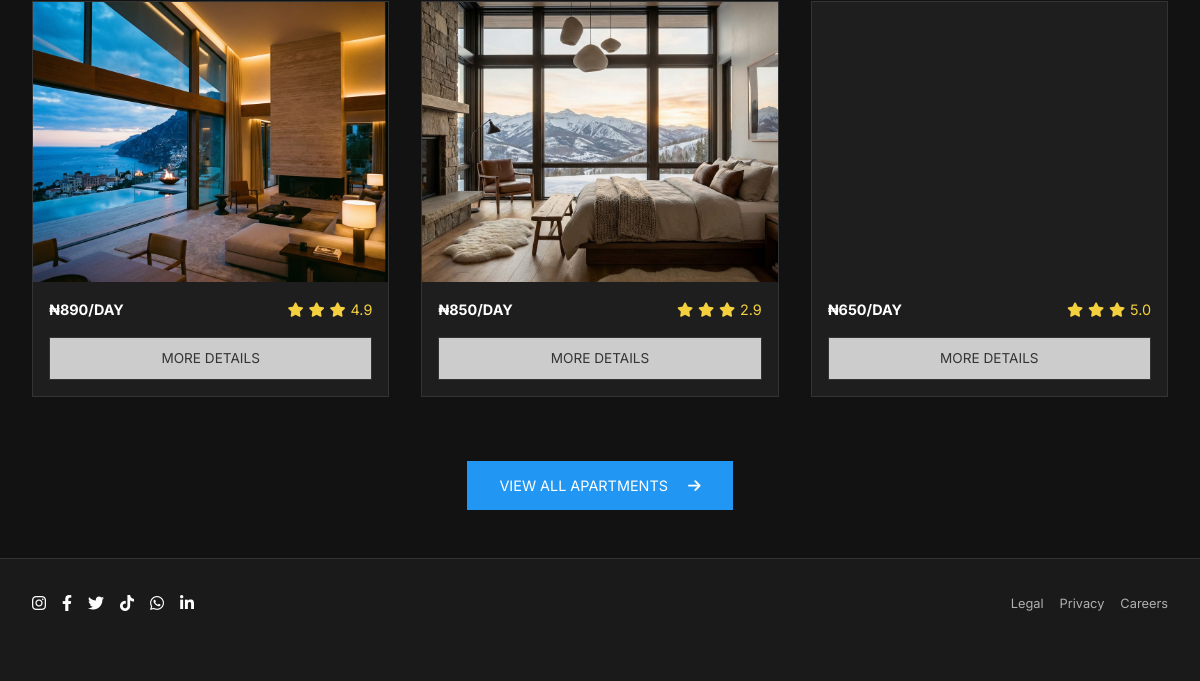
The app's page / (lower part), older data.
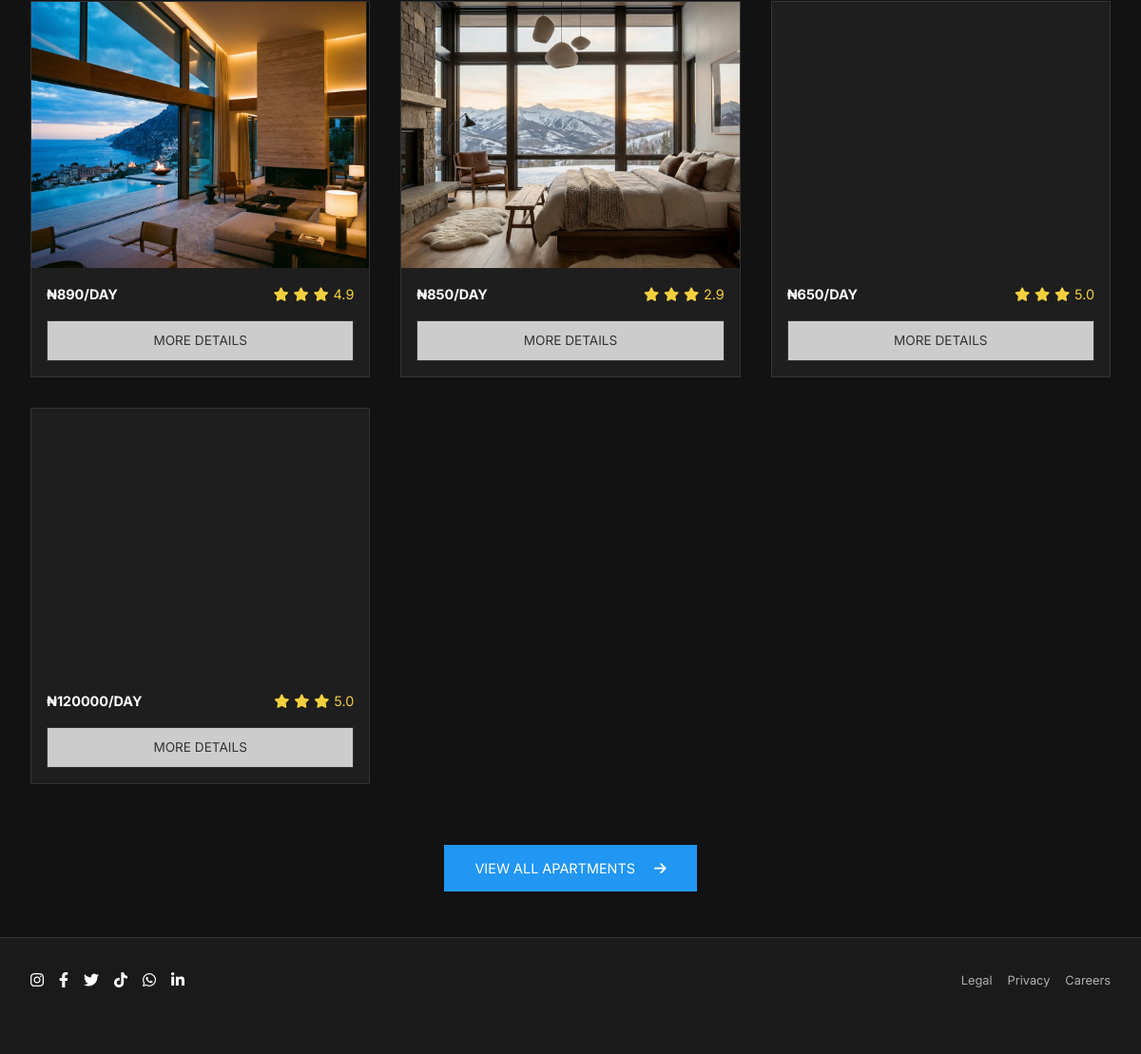
The same page, newer data.
### landing/models.py (models this page shows, shortened)
class RentalItem(models.Model):
    category = models.ForeignKey(Category, on_delete=models.CASCADE, related_name='items')
    name = models.CharField(max_length=200)
    description = models.TextField()
    price_per_day = models.DecimalField(max_digits=10, decimal_places=2)
    rating = models.DecimalField(max_digits=3, decimal_places=1, default=5.0)
    image = models.ImageField(upload_to='rentals/')
    video_url = models.URLField(blank=True, null=True, help_text="Link to YouTube or Vimeo video")
    is_featured = models.BooleanField(default=False)

### landing/views.py (the view)
# urls.py: path('', views.index, name='index'),
def index(request):
    cars = RentalItem.objects.filter(category__slug='cars', is_featured=True)
    apartments = RentalItem.objects.filter(category__slug='apartments', is_featured=True)
    return render(request, 'landing/index.html', {
        'cars': cars,
        'apartments': apartments
    })

### landing/templates/landing/index.html (shortened to what this page needs)
{% load static %}
<!DOCTYPE html>
<html lang="en">
<head>
    <link rel="stylesheet" href="{% static 'landing/css/style.css' %}">
    <link rel="stylesheet" href="https://cdnjs.cloudflare.com/ajax/libs/font-awesome/6.0.0/css/all.min.css">
</head>
<body>
    {% block content %}
    <main class="container">
        <section class="grid-section">
            <div class="items-grid">
                {% for apt in apartments %}
                <div class="item-card">
                    <div class="item-img"
                        style="background-image: url('{% static 'landing/images/' %}{{ apt.name|slugify }}.png');">
                    </div>
                    <div class="item-info">
                        <span class="price">₦{{ apt.price_per_day|floatformat:0 }}/DAY</span>
                        <span class="rating"><i class="fas fa-star"></i><i class="fas fa-star"></i><i
                                class="fas fa-star"></i> {{ apt.rating }}</span>
                    </div>
                    <div class="item-booking">
                        <a href="{% url 'item_detail' apt.id %}" class="btn-outline">MORE DETAILS</a>
                    </div>
                </div>
                {% empty %}
                <div class="item-card">
                    <div class="preview-placeholder">NO APARTMENTS AVAILABLE</div>
                </div>
                {% endfor %}
            </div>
            <div class="action-bar">
                <a href="{% if user.is_authenticated %}{% url 'apartment_list' %}{% else %}#{% endif %}"
                    class="btn-fill" {% if not user.is_authenticated %}
                    onclick="alert('Please log in to view all apartments'); return false;" {% endif %}>
                    VIEW ALL APARTMENTS <i class="fas fa-arrow-right" style="margin-left: 1rem;"></i>
                </a>
            </div>
        </section>
    </main>
    {% endblock content %}
    <footer>
        <div class="container">
            <div class="footer-top">
                <div class="social-links">
                    <a href="#"><i class="fab fa-instagram"></i></a>
                    <a href="#"><i class="fab fa-facebook-f"></i></a>
                    <a href="#"><i class="fab fa-twitter"></i></a>
                    <a href="#"><i class="fab fa-tiktok"></i></a>
                    <a href="#"><i class="fab fa-whatsapp"></i></a>
                    <a href="#"><i class="fab fa-linkedin-in"></i></a>
                </div>
                <div class="footer-nav">
                    <a href="#">Legal</a>
                    <a href="#">Privacy</a>
                    <a href="#">Careers</a>
                </div>
            </div>
        </div>
    </footer>
</body>
</html>

Row changes from the older to the newer data that the page shows:
added RentalItem: price_per_day "120000", rating "5.0"
